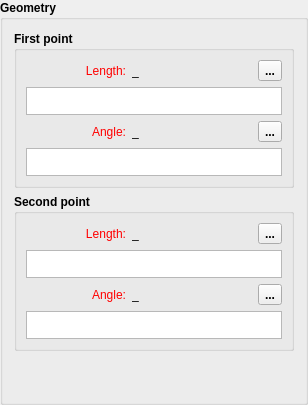
      <widget class="QGroupBox" name="geometry_GroupBox">
       <property name="font">
        <font>
         <pointsize>9</pointsize>
         <bold>true</bold>
        </font>
       </property>
       <property name="title">
        <string>Geometry</string>
       </property>
       <layout class="QVBoxLayout" name="verticalLayout_5">
        <item>
         <widget class="QGroupBox" name="firstPoint_GroupBox">
          <property name="font">
           <font>
            <pointsize>9</pointsize>
            <bold>true</bold>
           </font>
          </property>
          <property name="title">
           <string>First point</string>
          </property>
          <layout class="QVBoxLayout" name="verticalLayout_2">
           <item>
            <layout class="QHBoxLayout" name="horizontalLayout_2">
             <item alignment="Qt::AlignLeft">
              <widget class="QLabel" name="labelEditLength1">
               <property name="sizePolicy">
                <sizepolicy hsizetype="Fixed" vsizetype="Preferred">
                 <horstretch>0</horstretch>
                 <verstretch>0</verstretch>
                </sizepolicy>
               </property>
               <property name="minimumSize">
                <size>
                 <width>100</width>
                 <height>0</height>
                </size>
               </property>
               <property name="palette">
                <palette>
                 <active>
                  <colorrole role="WindowText">
                   <brush brushstyle="SolidPattern">
                    <color alpha="255">
                     <red>255</red>
                     <green>0</green>
                     <blue>0</blue>
                    </color>
                   </brush>
                  </colorrole>
                 </active>
                 <inactive>
                  <colorrole role="WindowText">
                   <brush brushstyle="SolidPattern">
                    <color alpha="255">
                     <red>255</red>
                     <green>0</green>
                     <blue>0</blue>
                    </color>
                   </brush>
                  </colorrole>
                 </inactive>
                 <disabled>
                  <colorrole role="WindowText">
                   <brush brushstyle="SolidPattern">
                    <color alpha="255">
                     <red>159</red>
                     <green>158</green>
                     <blue>158</blue>
                    </color>
                   </brush>
                  </colorrole>
                 </disabled>
                </palette>
               </property>
               <property name="font">
                <font>
                 <pointsize>9</pointsize>
                 <bold>false</bold>
                </font>
               </property>
               <property name="text">
                <string>Length:</string>
               </property>
               <property name="alignment">
                <set>Qt::AlignRight|Qt::AlignTrailing|Qt::AlignVCenter</set>
               </property>
              </widget>
             </item>
             <item>
              <widget class="QLabel" name="labelResultLength1">
               <property name="sizePolicy">
                <sizepolicy hsizetype="Fixed" vsizetype="Preferred">
                 <horstretch>0</horstretch>
                 <verstretch>0</verstretch>
                </sizepolicy>
               </property>
               <property name="minimumSize">
                <size>
                 <width>85</width>
                 <height>0</height>
                </size>
               </property>
               <property name="font">
                <font>
                 <pointsize>9</pointsize>
                 <bold>false</bold>
                </font>
               </property>
               <property name="toolTip">
                <string>Value</string>
               </property>
               <property name="text">
                <string notr="true">_</string>
               </property>
              </widget>
             </item>
             <item>
              <spacer name="horizontalSpacer">
               <property name="orientation">
                <enum>Qt::Horizontal</enum>
               </property>
               <property name="sizeHint" stdset="0">
                <size>
                 <width>10</width>
                 <height>20</height>
                </size>
               </property>
              </spacer>
             </item>
             <item alignment="Qt::AlignRight">
              <widget class="QToolButton" name="toolButtonExprLength1">
               <property name="toolTip">
                <string>Formula wizard</string>
               </property>
               <property name="text">
                <string notr="true">...</string>
               </property>
               <property name="icon">
                <iconset resource="../../../vmisc/share/resources/icon.qrc">
                 <normaloff>:/tsvg/seamly/fx.tsvg</normaloff>:/tsvg/seamly/fx.tsvg</iconset>
               </property>
               <property name="iconSize">
                <size>
                 <width>24</width>
                 <height>24</height>
                </size>
               </property>
              </widget>
             </item>
            </layout>
           </item>
           <item>
            <widget class="ExpandingTextEdit" name="plainTextEditLength1F">
             <property name="sizePolicy">
              <sizepolicy hsizetype="Expanding" vsizetype="Preferred">
               <horstretch>0</horstretch>
               <verstretch>0</verstretch>
              </sizepolicy>
             </property>
             <property name="maximumSize">
              <size>
               <width>16777215</width>
               <height>28</height>
              </size>
             </property>
             <property name="font">
              <font>
               <pointsize>9</pointsize>
               <bold>false</bold>
              </font>
             </property>
             <property name="toolTip">
              <string>Calculation</string>
             </property>
             <property name="tabChangesFocus">
              <bool>true</bool>
             </property>
            </widget>
           </item>
           <item>
            <layout class="QHBoxLayout" name="horizontalLayout_4">
             <item alignment="Qt::AlignLeft">
              <widget class="QLabel" name="labelEditAngle1">
               <property name="sizePolicy">
                <sizepolicy hsizetype="Fixed" vsizetype="Preferred">
                 <horstretch>0</horstretch>
                 <verstretch>0</verstretch>
                </sizepolicy>
               </property>
               <property name="minimumSize">
                <size>
                 <width>100</width>
                 <height>0</height>
                </size>
               </property>
               <property name="palette">
                <palette>
                 <active>
                  <colorrole role="WindowText">
                   <brush brushstyle="SolidPattern">
                    <color alpha="255">
                     <red>255</red>
                     <green>0</green>
                     <blue>0</blue>
                    </color>
                   </brush>
                  </colorrole>
                 </active>
                 <inactive>
                  <colorrole role="WindowText">
                   <brush brushstyle="SolidPattern">
                    <color alpha="255">
                     <red>255</red>
                     <green>0</green>
                     <blue>0</blue>
                    </color>
                   </brush>
                  </colorrole>
                 </inactive>
                 <disabled>
                  <colorrole role="WindowText">
                   <brush brushstyle="SolidPattern">
                    <color alpha="255">
                     <red>159</red>
                     <green>158</green>
                     <blue>158</blue>
                    </color>
                   </brush>
                  </colorrole>
                 </disabled>
                </palette>
               </property>
               <property name="font">
                <font>
                 <pointsize>9</pointsize>
                 <bold>false</bold>
                </font>
               </property>
               <property name="text">
                <string>Angle:</string>
               </property>
               <property name="alignment">
                <set>Qt::AlignRight|Qt::AlignTrailing|Qt::AlignVCenter</set>
               </property>
              </widget>
             </item>
             <item>
              <widget class="QLabel" name="labelResultAngle1">
               <property name="sizePolicy">
                <sizepolicy hsizetype="Fixed" vsizetype="Preferred">
                 <horstretch>0</horstretch>
                 <verstretch>0</verstretch>
                </sizepolicy>
               </property>
               <property name="minimumSize">
                <size>
                 <width>85</width>
                 <height>0</height>
                </size>
               </property>
               <property name="font">
                <font>
                 <pointsize>9</pointsize>
                 <bold>false</bold>
                </font>
               </property>
               <property name="toolTip">
                <string>Value</string>
               </property>
               <property name="text">
                <string notr="true">_</string>
               </property>
              </widget>
             </item>
             <item>
              <spacer name="horizontalSpacer_2">
               <property name="orientation">
                <enum>Qt::Horizontal</enum>
               </property>
               <property name="sizeHint" stdset="0">
                <size>
                 <width>10</width>
                 <height>20</height>
                </size>
               </property>
              </spacer>
             </item>
             <item alignment="Qt::AlignRight">
              <widget class="QToolButton" name="toolButtonExprAngle1">
               <property name="toolTip">
                <string>Formula wizard</string>
               </property>
               <property name="text">
                <string notr="true">...</string>
               </property>
               <property name="icon">
                <iconset resource="../../../vmisc/share/resources/icon.qrc">
                 <normaloff>:/tsvg/seamly/fx.tsvg</normaloff>:/tsvg/seamly/fx.tsvg</iconset>
               </property>
               <property name="iconSize">
                <size>
                 <width>24</width>
                 <height>24</height>
                </size>
               </property>
              </widget>
             </item>
            </layout>
           </item>
           <item>
            <widget class="ExpandingTextEdit" name="plainTextEditAngle1F">
             <property name="sizePolicy">
              <sizepolicy hsizetype="Expanding" vsizetype="Preferred">
               <horstretch>0</horstretch>
               <verstretch>0</verstretch>
              </sizepolicy>
             </property>
             <property name="maximumSize">
              <size>
               <width>16777215</width>
               <height>28</height>
              </size>
             </property>
             <property name="font">
              <font>
               <pointsize>9</pointsize>
               <bold>false</bold>
              </font>
             </property>
             <property name="toolTip">
              <string/>
             </property>
             <property name="tabChangesFocus">
              <bool>true</bool>
             </property>
            </widget>
           </item>
          </layout>
         </widget>
        </item>
        <item>
         <widget class="QGroupBox" name="secondPoint_GroupBox">
          <property name="font">
           <font>
            <pointsize>9</pointsize>
            <bold>true</bold>
           </font>
          </property>
          <property name="title">
           <string>Second point</string>
          </property>
          <layout class="QVBoxLayout" name="verticalLayout_4">
           <item>
            <layout class="QHBoxLayout" name="horizontalLayout_8">
             <item alignment="Qt::AlignLeft">
              <widget class="QLabel" name="labelEditLength2">
               <property name="sizePolicy">
                <sizepolicy hsizetype="Fixed" vsizetype="Preferred">
                 <horstretch>0</horstretch>
                 <verstretch>0</verstretch>
                </sizepolicy>
               </property>
               <property name="minimumSize">
                <size>
                 <width>100</width>
                 <height>0</height>
                </size>
               </property>
               <property name="palette">
                <palette>
                 <active>
                  <colorrole role="WindowText">
                   <brush brushstyle="SolidPattern">
                    <color alpha="255">
                     <red>255</red>
                     <green>0</green>
                     <blue>0</blue>
                    </color>
                   </brush>
                  </colorrole>
                 </active>
                 <inactive>
                  <colorrole role="WindowText">
                   <brush brushstyle="SolidPattern">
                    <color alpha="255">
                     <red>255</red>
                     <green>0</green>
                     <blue>0</blue>
                    </color>
                   </brush>
                  </colorrole>
                 </inactive>
                 <disabled>
                  <colorrole role="WindowText">
                   <brush brushstyle="SolidPattern">
                    <color alpha="255">
                     <red>159</red>
                     <green>158</green>
                     <blue>158</blue>
                    </color>
                   </brush>
                  </colorrole>
                 </disabled>
                </palette>
               </property>
               <property name="font">
                <font>
                 <pointsize>9</pointsize>
                 <bold>false</bold>
                </font>
               </property>
               <property name="text">
                <string>Length:</string>
               </property>
               <property name="alignment">
                <set>Qt::AlignRight|Qt::AlignTrailing|Qt::AlignVCenter</set>
               </property>
              </widget>
             </item>
             <item>
              <widget class="QLabel" name="labelResultLength2">
               <property name="sizePolicy">
                <sizepolicy hsizetype="Fixed" vsizetype="Preferred">
                 <horstretch>0</horstretch>
                 <verstretch>0</verstretch>
                </sizepolicy>
               </property>
               <property name="minimumSize">
                <size>
                 <width>85</width>
                 <height>0</height>
                </size>
               </property>
               <property name="font">
                <font>
                 <pointsize>9</pointsize>
                 <bold>false</bold>
                </font>
               </property>
               <property name="toolTip">
                <string>Value</string>
               </property>
               <property name="text">
                <string notr="true">_</string>
               </property>
              </widget>
             </item>
             <item>
              <spacer name="horizontalSpacer_3">
               <property name="orientation">
                <enum>Qt::Horizontal</enum>
               </property>
               <property name="sizeHint" stdset="0">
                <size>
                 <width>10</width>
                 <height>20</height>
                </size>
               </property>
              </spacer>
             </item>
             <item alignment="Qt::AlignRight">
              <widget class="QToolButton" name="toolButtonExprLength2">
               <property name="toolTip">
                <string>Formula wizard</string>
               </property>
               <property name="text">
                <string notr="true">...</string>
               </property>
               <property name="icon">
                <iconset resource="../../../vmisc/share/resources/icon.qrc">
                 <normaloff>:/tsvg/seamly/fx.tsvg</normaloff>:/tsvg/seamly/fx.tsvg</iconset>
               </property>
               <property name="iconSize">
                <size>
                 <width>24</width>
                 <height>24</height>
                </size>
               </property>
              </widget>
             </item>
            </layout>
           </item>
           <item>
            <widget class="ExpandingTextEdit" name="plainTextEditLength2F">
             <property name="sizePolicy">
              <sizepolicy hsizetype="Expanding" vsizetype="Preferred">
               <horstretch>0</horstretch>
               <verstretch>0</verstretch>
              </sizepolicy>
             </property>
             <property name="maximumSize">
              <size>
               <width>16777215</width>
               <height>28</height>
              </size>
             </property>
             <property name="font">
              <font>
               <pointsize>9</pointsize>
               <bold>false</bold>
              </font>
             </property>
             <property name="toolTip">
              <string>Calculation</string>
             </property>
             <property name="tabChangesFocus">
              <bool>true</bool>
             </property>
            </widget>
           </item>
           <item>
            <layout class="QHBoxLayout" name="horizontalLayout_11">
             <item alignment="Qt::AlignLeft">
              <widget class="QLabel" name="labelEditAngle2">
               <property name="sizePolicy">
                <sizepolicy hsizetype="Fixed" vsizetype="Preferred">
                 <horstretch>0</horstretch>
                 <verstretch>0</verstretch>
                </sizepolicy>
               </property>
               <property name="minimumSize">
                <size>
                 <width>100</width>
                 <height>0</height>
                </size>
               </property>
               <property name="palette">
                <palette>
                 <active>
                  <colorrole role="WindowText">
                   <brush brushstyle="SolidPattern">
                    <color alpha="255">
                     <red>255</red>
                     <green>0</green>
                     <blue>0</blue>
                    </color>
                   </brush>
                  </colorrole>
                 </active>
                 <inactive>
                  <colorrole role="WindowText">
                   <brush brushstyle="SolidPattern">
                    <color alpha="255">
                     <red>255</red>
                     <green>0</green>
                     <blue>0</blue>
                    </color>
                   </brush>
                  </colorrole>
                 </inactive>
                 <disabled>
                  <colorrole role="WindowText">
                   <brush brushstyle="SolidPattern">
                    <color alpha="255">
                     <red>159</red>
                     <green>158</green>
                     <blue>158</blue>
                    </color>
                   </brush>
                  </colorrole>
                 </disabled>
                </palette>
               </property>
               <property name="font">
                <font>
                 <pointsize>9</pointsize>
                 <bold>false</bold>
                </font>
               </property>
               <property name="text">
                <string>Angle:</string>
               </property>
               <property name="alignment">
                <set>Qt::AlignRight|Qt::AlignTrailing|Qt::AlignVCenter</set>
               </property>
              </widget>
             </item>
             <item>
              <widget class="QLabel" name="labelResultAngle2">
               <property name="sizePolicy">
                <sizepolicy hsizetype="Fixed" vsizetype="Preferred">
                 <horstretch>0</horstretch>
                 <verstretch>0</verstretch>
                </sizepolicy>
               </property>
               <property name="minimumSize">
                <size>
                 <width>85</width>
                 <height>0</height>
                </size>
               </property>
               <property name="font">
                <font>
                 <pointsize>9</pointsize>
                 <bold>false</bold>
                </font>
               </property>
               <property name="toolTip">
                <string>Value</string>
               </property>
               <property name="text">
                <string notr="true">_</string>
               </property>
              </widget>
             </item>
             <item>
              <spacer name="horizontalSpacer_4">
               <property name="orientation">
                <enum>Qt::Horizontal</enum>
               </property>
               <property name="sizeHint" stdset="0">
                <size>
                 <width>10</width>
                 <height>20</height>
                </size>
               </property>
              </spacer>
             </item>
             <item alignment="Qt::AlignRight">
              <widget class="QToolButton" name="toolButtonExprAngle2">
               <property name="toolTip">
                <string>Formula wizard</string>
               </property>
               <property name="text">
                <string notr="true">...</string>
               </property>
               <property name="icon">
                <iconset resource="../../../vmisc/share/resources/icon.qrc">
                 <normaloff>:/tsvg/seamly/fx.tsvg</normaloff>:/tsvg/seamly/fx.tsvg</iconset>
               </property>
               <property name="iconSize">
                <size>
                 <width>24</width>
                 <height>24</height>
                </size>
               </property>
              </widget>
             </item>
            </layout>
           </item>
           <item>
            <widget class="ExpandingTextEdit" name="plainTextEditAngle2F">
             <property name="sizePolicy">
              <sizepolicy hsizetype="Expanding" vsizetype="Preferred">
               <horstretch>0</horstretch>
               <verstretch>0</verstretch>
              </sizepolicy>
             </property>
             <property name="maximumSize">
              <size>
               <width>16777215</width>
               <height>28</height>
              </size>
             </property>
             <property name="font">
              <font>
               <pointsize>9</pointsize>
               <bold>false</bold>
              </font>
             </property>
             <property name="toolTip">
              <string/>
             </property>
             <property name="tabChangesFocus">
              <bool>true</bool>
             </property>
            </widget>
           </item>
          </layout>
         </widget>
        </item>
        <item>
         <spacer name="verticalSpacer_3">
          <property name="orientation">
           <enum>Qt::Vertical</enum>
          </property>
          <property name="sizeHint" stdset="0">
           <size>
            <width>20</width>
            <height>40</height>
           </size>
          </property>
         </spacer>
        </item>
       </layout>
      </widget>
